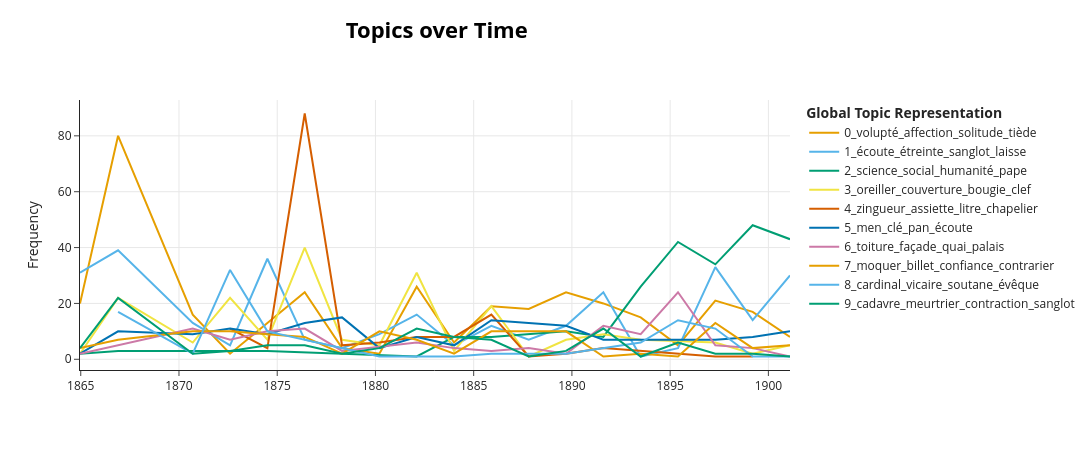

Notebook code cell kept with this figure:
### Code cell
# Récupération de la dimension temporelle
timestamps = df['annee'].tolist()

# Génération des topics dans le temps
topics_over_time = topic_model.topics_over_time(
    df['texte_nettoye'].tolist(), 
    timestamps, 
    nr_bins=20 # Optionnel : à ajuster selon le nombre d'années distinctes de ton corpus
)

# Visualisation interactive de l'évolution des 10 premiers topics
topic_model.visualize_topics_over_time(topics_over_time, top_n_topics=10)

### Figure 1 — Plotly figure (JSON) as saved in the notebook; plotly's stock layout.template omitted (floating-point values rounded to 4 significant figures)
{"data": [{"hoverinfo": "text", "hovertext": ["<b>Topic 0</b><br>Words: mission, dévouement, solitude, affection, tâche", "<b>Topic 0</b><br>Words: nerf, noiraud, volupté, affection, effroi", "<b>Topic 0</b><br>Words: calèche, volupté, tant, complice, langueur", "<b>Topic 0</b><br>Words: pêche, groseille, cerise, poire, trapu", "<b>Topic 0</b><br>Words: lis, cueillir, prairie, chat, canard", "<b>Topic 0</b><br>Words: tousser, deberl, bouillotte, anxiété, anéantissement", "<b>Topic 0</b><br>Words: catin, odieux, landau, restaurant, engueuler", "<b>Topic 0</b><br>Words: réconciliation, mardi, répugnance, cuisinière, dépaysé", "<b>Topic 0</b><br>Words: affection, bougie, fiévreux, maladie, volet", "<b>Topic 0</b><br>Words: chandelle, sorbier, goyot, échelon, fosse", "<b>Topic 0</b><br>Words: peinture, pont, camaraderie, flèche, avenue", "<b>Topic 0</b><br>Words: monseigneur, cathédrale, aiguille, péché, serment", "<b>Topic 0</b><br>Words: tunnel, meurtre, banque, haie, tiède", "<b>Topic 0</b><br>Words: dossier, hérédité, psyché, apen, pendule", "<b>Topic 0</b><br>Words: maladie, guérie, bouillon, adorable, seigneur", "<b>Topic 0</b><br>Words: soif, ambassade, surhumain, messe, vertige", "<b>Topic 0</b><br>Words: maternité, opération, solitude, opérer, empoisonner", "<b>Topic 0</b><br>Words: couple, halle, allégresse, âgé, roche", "<b>Topic 0</b><br>Words: servage, ajourner, conformer, sensualité, culte"], "marker": {"color": "#E69F00"}, "mode": "lines", "name": "0_volupté_affection_solitude_tiède", "type": "scatter", "x": [1865.0, 1867.0, 1871.0, 1873.0, 1874.0, 1876.0, 1878.0, 1880.0, 1882.0, 1884.0, 1886.0, 1888.0, 1890.0, 1892.0, 1894.0, 1895.0, 1897.0, 1899.0, 1901.0], "y": [20, 80, 16, 2, 13, 24, 4, 2, 26, 6, 19, 18, 24, 20, 15, 5, 21, 17, 8]}, {"hoverinfo": "text", "hovertext": ["<b>Topic 1</b><br>Words: mourant, apaisement, infâme, cruel, infamie", "<b>Topic 1</b><br>Words: étreinte, cruel, bohémien, passé, lâcheté", "<b>Topic 1</b><br>Words: tant, coupé, étreinte, moulin, tocsin", "<b>Topic 1</b><br>Words: resserre, supposer, poule, héritage, légume", "<b>Topic 1</b><br>Words: écoute, parterre, parfum, feuillage, alcôve", "<b>Topic 1</b><br>Words: baisa, bouché, content, sanglot, ronfler", "<b>Topic 1</b><br>Words: diamant, ronflement, partage, accouder, écoute", "<b>Topic 1</b><br>Words: rater, paroissien, gaz, marié, gifle", "<b>Topic 1</b><br>Words: veu, étreinte, angine, toux, fanfaronnade", "<b>Topic 1</b><br>Words: injustice, écoute, cage, maheude, brocanteur", "<b>Topic 1</b><br>Words: tableau, peinture, échelle, maudire, pose", "<b>Topic 1</b><br>Words: punition, soumettre, empourprer, vitrail, broderie", "<b>Topic 1</b><br>Words: chéri, écoute, embrasse, bague, oubli", "<b>Topic 1</b><br>Words: renvoyer, chéri, écoute, tai, étreinte", "<b>Topic 1</b><br>Words: prescience, secours, égarement, agenouiller, massue", "<b>Topic 1</b><br>Words: vien, décor, patrie, population, laisse", "<b>Topic 1</b><br>Words: étreinte, chéri, tâche, veu, néant", "<b>Topic 1</b><br>Words: étreinte, écoute, abîme, sacrifice, immonde", "<b>Topic 1</b><br>Words: poison, erreur, petite, rupture, torturer"], "marker": {"color": "#56B4E9"}, "mode": "lines", "name": "1_écoute_étreinte_sanglot_laisse", "type": "scatter", "x": [1865.0, 1867.0, 1871.0, 1873.0, 1874.0, 1876.0, 1878.0, 1880.0, 1882.0, 1884.0, 1886.0, 1888.0, 1890.0, 1892.0, 1894.0, 1895.0, 1897.0, 1899.0, 1901.0], "y": [31, 39, 13, 5, 36, 7, 4, 9, 16, 5, 12, 7, 12, 24, 1, 4, 33, 14, 30]}, {"hoverinfo": "text", "hovertext": ["<b>Topic 2</b><br>Words: poète, fée, opposition, liberté, discours", "<b>Topic 2</b><br>Words: conservateur, journalisme, corporation, élément, négociant", "<b>Topic 2</b><br>Words: aspiration, liberté, volume, situer, république", "<b>Topic 2</b><br>Words: tribune, parlement, rapporteur, suffrage, prêtrise", "<b>Topic 2</b><br>Words: thèse, juvénile, maturité, déraisonnable, pessimisme", "<b>Topic 2</b><br>Words: maheude, coron, grève, fosse, mineur", "<b>Topic 2</b><br>Words: impôt, roi, seigneur, famine, propriété", "<b>Topic 2</b><br>Words: capital, spéculation, cité, humanité, toux", "<b>Topic 2</b><br>Words: sein, humanité, science, piqûre, cité", "<b>Topic 2</b><br>Words: guérison, science, certificat, constater, divin", "<b>Topic 2</b><br>Words: pape, science, catholique, catholicisme, socialisme", "<b>Topic 2</b><br>Words: science, social, loi, universel, catholicisme", "<b>Topic 2</b><br>Words: salariat, social, humanité, richesse, association", "<b>Topic 2</b><br>Words: instituteur, enseignement, primaire, classe, élève"], "marker": {"color": "#009E73"}, "mode": "lines", "name": "2_science_social_humanité_pape", "type": "scatter", "x": [1865.0, 1867.0, 1871.0, 1874.0, 1882.0, 1884.0, 1886.0, 1890.0, 1892.0, 1894.0, 1895.0, 1897.0, 1899.0, 1901.0], "y": [2, 3, 3, 3, 1, 8, 8, 10, 8, 26, 42, 34, 48, 43]}, {"hoverinfo": "text", "hovertext": ["<b>Topic 3</b><br>Words: orphelin, lycée, délacer, embarrassant, adoptif", "<b>Topic 3</b><br>Words: cabriolet, clef, anxiété, nourrice, couverture", "<b>Topic 3</b><br>Words: aiguille, lunette, tricoter, pupitre, tant", "<b>Topic 3</b><br>Words: terrasse, clef, oreiller, déménagement, piquet", "<b>Topic 3</b><br>Words: colonel, boudoir, comtesse, duvet, délire", "<b>Topic 3</b><br>Words: couverture, oreiller, châle, chéri, accès", "<b>Topic 3</b><br>Words: comtesse, valse, oreiller, tenture, siège", "<b>Topic 3</b><br>Words: conjugal, corset, cordon, empoigner, délacer", "<b>Topic 3</b><br>Words: accouchée, corridor, bougie, oreiller, maladie", "<b>Topic 3</b><br>Words: chocolat, brioche, ronflement, reproche, attrape", "<b>Topic 3</b><br>Words: oreiller, matelas, sursaut, bougie, hurler", "<b>Topic 3</b><br>Words: col, guimpe, manchette, bourrasque, ortie", "<b>Topic 3</b><br>Words: montre, dévêtir, bougie, voleur, clef", "<b>Topic 3</b><br>Words: oreiller, bijou, clef, tiroir, dossier", "<b>Topic 3</b><br>Words: guérie, guérison, directrice, matelas, procession", "<b>Topic 3</b><br>Words: couvent, laisse, candide, oreiller, cloison", "<b>Topic 3</b><br>Words: démence, rectitude, salarié, lien, alangui", "<b>Topic 3</b><br>Words: volet, rôdeur, verrou, modèle, bougie"], "marker": {"color": "#F0E442"}, "mode": "lines", "name": "3_oreiller_couverture_bougie_clef", "type": "scatter", "x": [1865.0, 1867.0, 1871.0, 1873.0, 1874.0, 1876.0, 1878.0, 1880.0, 1882.0, 1884.0, 1886.0, 1888.0, 1890.0, 1892.0, 1894.0, 1897.0, 1899.0, 1901.0], "y": [2, 22, 6, 22, 7, 40, 7, 5, 31, 3, 19, 1, 7, 9, 7, 6, 2, 5]}, {"hoverinfo": "text", "hovertext": ["<b>Topic 4</b><br>Words: boudin, charcutier, charcuterie, marmite, saucisse", "<b>Topic 4</b><br>Words: assiette, escabeau, soupe, servant, olivier", "<b>Topic 4</b><br>Words: zingueur, chapelier, blanchisseur, litre, assiette", "<b>Topic 4</b><br>Words: vertu, rôti, boulevard, calotte, style", "<b>Topic 4</b><br>Words: éplucher, ridicule, fiche, charbonnier, gigot", "<b>Topic 4</b><br>Words: symphonie, subvention, préfet, direction, tiroir", "<b>Topic 4</b><br>Words: maheude, fromage, pomme, soupe, mineur", "<b>Topic 4</b><br>Words: litre, soûl, viande, oie, vigne", "<b>Topic 4</b><br>Words: cathédrale, légende, repousse, gouverneur, églantier", "<b>Topic 4</b><br>Words: logement, buraliste, veuf, chauffeur, fromage", "<b>Topic 4</b><br>Words: escouade, gamelle, oie, ficelle, portion", "<b>Topic 4</b><br>Words: nourrice, chlorose, trois, nourricier, dandinement", "<b>Topic 4</b><br>Words: lacer, maraudeur, antre, agile, épicerie"], "marker": {"color": "#D55E00"}, "mode": "lines", "name": "4_zingueur_assiette_litre_chapelier", "type": "scatter", "x": [1873.0, 1874.0, 1876.0, 1878.0, 1880.0, 1882.0, 1884.0, 1886.0, 1888.0, 1890.0, 1892.0, 1897.0, 1899.0], "y": [11, 4, 88, 5, 6, 8, 8, 16, 1, 2, 4, 1, 1]}, {"hoverinfo": "text", "hovertext": ["<b>Topic 5</b><br>Words: union, souiller, dision, tutoyant, causeur", "<b>Topic 5</b><br>Words: tai, portefaix, infamie, charron, mercier", "<b>Topic 5</b><br>Words: cigare, bal, perron, belle, mondaine", "<b>Topic 5</b><br>Words: charcutier, écharpe, gardien, architecte, pot", "<b>Topic 5</b><br>Words: cabriolet, fétide, balbutia, malhonnête, terrine", "<b>Topic 5</b><br>Words: pan, louchon, anisette, battoir, zingueur", "<b>Topic 5</b><br>Words: toquade, vipère, sole, gentillesse, saler", "<b>Topic 5</b><br>Words: embêtement, carton, enlaidir, aplati, chéri", "<b>Topic 5</b><br>Words: timbale, signifier, exploitation, récompenser, appareil", "<b>Topic 5</b><br>Words: deneulin, pierronne, grisou, galant, renvoyer", "<b>Topic 5</b><br>Words: men, fiche, raidie, vacher, blé", "<b>Topic 5</b><br>Words: tant, drogue, flore, garce, caser", "<b>Topic 5</b><br>Words: landau, juin, broussaille, écoute, dangereux", "<b>Topic 5</b><br>Words: men, reprocher, reproche, caprice, élevé", "<b>Topic 5</b><br>Words: clé, saute, ébouriffé, saleté, écoute", "<b>Topic 5</b><br>Words: désapprouver, instituteur, pense, chéri, exception"], "marker": {"color": "#0072B2"}, "mode": "lines", "name": "5_men_clé_pan_écoute", "type": "scatter", "x": [1865.0, 1867.0, 1871.0, 1873.0, 1874.0, 1876.0, 1878.0, 1880.0, 1882.0, 1884.0, 1886.0, 1890.0, 1892.0, 1897.0, 1899.0, 1901.0], "y": [2, 10, 9, 11, 9, 13, 15, 4, 8, 5, 14, 12, 7, 7, 8, 10]}, {"hoverinfo": "text", "hovertext": ["<b>Topic 6</b><br>Words: plaine, étouffant, vallon, aspect, âcre", "<b>Topic 6</b><br>Words: dalle, vitrage, creuser, vitre, cuivré", "<b>Topic 6</b><br>Words: muraille, esplanade, rampe, façade, toit", "<b>Topic 6</b><br>Words: pavillon, marée, camion, beurre, toiture", "<b>Topic 6</b><br>Words: nef, branche, quai, vallée, colline", "<b>Topic 6</b><br>Words: rive, nuage, toiture, fleuve, façade", "<b>Topic 6</b><br>Words: satin, reine, guérite, mât, poteau", "<b>Topic 6</b><br>Words: étoffe, bannière, galerie, suspendre, calicot", "<b>Topic 6</b><br>Words: canal, marais, rase, houille, plaine", "<b>Topic 6</b><br>Words: quai, coupole, arche, boule, rive", "<b>Topic 6</b><br>Words: monseigneur, abside, monstre, grille, évêché", "<b>Topic 6</b><br>Words: cube, drapeau, vendredi, hérisser, aperçu", "<b>Topic 6</b><br>Words: aire, pont, incendier, berge, colonne", "<b>Topic 6</b><br>Words: bannière, nef, cierge, colline, travée", "<b>Topic 6</b><br>Words: palais, façade, fleuve, dôme, portique", "<b>Topic 6</b><br>Words: galoper, avenue, carrefour, esplanade, frauder", "<b>Topic 6</b><br>Words: câble, jet, étincelle, halle, bluet", "<b>Topic 6</b><br>Words: aristocratique, idole, drapeau, palpitant, domaine"], "marker": {"color": "#CC79A7"}, "mode": "lines", "name": "6_toiture_façade_quai_palais", "type": "scatter", "x": [1865.0, 1867.0, 1871.0, 1873.0, 1874.0, 1876.0, 1878.0, 1882.0, 1884.0, 1886.0, 1888.0, 1890.0, 1892.0, 1894.0, 1895.0, 1897.0, 1899.0, 1901.0], "y": [2, 5, 11, 7, 10, 11, 3, 6, 4, 3, 4, 2, 12, 9, 24, 5, 4, 1]}, {"hoverinfo": "text", "hovertext": ["<b>Topic 7</b><br>Words: adorable, chiffrer, effraya, emplette, raillerie", "<b>Topic 7</b><br>Words: armateur, remboursement, évasion, ceinture, acquitter", "<b>Topic 7</b><br>Words: bijou, aigrette, mairie, prix, dette", "<b>Topic 7</b><br>Words: poissonnière, sole, locataire, cuisinière, poire", "<b>Topic 7</b><br>Words: malle, paillette, chasuble, lapin, convoi", "<b>Topic 7</b><br>Words: forgeron, seau, contrarier, répondit, baquet", "<b>Topic 7</b><br>Words: pouliche, balayage, louis, pesage, bookmaker", "<b>Topic 7</b><br>Words: crin, fichu, verrou, bœuf, doter", "<b>Topic 7</b><br>Words: bonsoir, secrétaire, dépouiller, préoccuper, calcul", "<b>Topic 7</b><br>Words: terri, hiérarchique, recoller, fiche, bêcher", "<b>Topic 7</b><br>Words: tableau, talent, décoller, modèle, poêle", "<b>Topic 7</b><br>Words: baissier, confiance, joueur, utile, embarras", "<b>Topic 7</b><br>Words: blessa, économie, jetât, éplucher, stupéfier", "<b>Topic 7</b><br>Words: affligé, consolée, nauséabond, étouffé, arrachement", "<b>Topic 7</b><br>Words: bagage, demie, reverdir, desserte, incroyant", "<b>Topic 7</b><br>Words: enceint, cuisinière, prison, meneur, terroriser", "<b>Topic 7</b><br>Words: automobile, stupide, émotionnait, confidence, nostalgie", "<b>Topic 7</b><br>Words: instituteur, secourir, pénitent, catholique, connaissance"], "marker": {"color": "#E69F00"}, "mode": "lines", "name": "7_moquer_billet_confiance_contrarier", "type": "scatter", "x": [1865.0, 1867.0, 1871.0, 1873.0, 1874.0, 1876.0, 1878.0, 1880.0, 1882.0, 1884.0, 1886.0, 1890.0, 1892.0, 1894.0, 1895.0, 1897.0, 1899.0, 1901.0], "y": [4, 7, 10, 10, 9, 8, 2, 10, 7, 2, 10, 10, 1, 2, 1, 13, 4, 5]}, {"hoverinfo": "text", "hovertext": ["<b>Topic 8</b><br>Words: notaire, armateur, paroissien, propriétaire, portefaix", "<b>Topic 8</b><br>Words: divan, véhément, larmoyer, moelleux, entonner", "<b>Topic 8</b><br>Words: vicaire, préfet, évêque, préfecture, diocèse", "<b>Topic 8</b><br>Words: démission, tuile, curer, sécher, cardinal", "<b>Topic 8</b><br>Words: omnibus, dispenser, détendu, inextricable, griller", "<b>Topic 8</b><br>Words: boule, prospectus, minouche, affaibli, griffe", "<b>Topic 8</b><br>Words: grève, régisseur, dessert, copieux, atterrer", "<b>Topic 8</b><br>Words: simplicité, palette, chevalet, infect, parrain", "<b>Topic 8</b><br>Words: article, numéro, probité, publier, spécial", "<b>Topic 8</b><br>Words: pèlerin, hospitalier, hôtelier, loger, vicaire", "<b>Topic 8</b><br>Words: cardinal, vicomte, jésuite, soutane, pèlerinage", "<b>Topic 8</b><br>Words: admission, asile, professorat, baron, séance", "<b>Topic 8</b><br>Words: palier, labyrinthe, grimpant, rentre, fourneau", "<b>Topic 8</b><br>Words: programme, classe, indiscipliné, inspecteur, sagesse"], "marker": {"color": "#56B4E9"}, "mode": "lines", "name": "8_cardinal_vicaire_soutane_évêque", "type": "scatter", "x": [1867.0, 1871.0, 1873.0, 1874.0, 1880.0, 1882.0, 1884.0, 1886.0, 1890.0, 1894.0, 1895.0, 1897.0, 1899.0, 1901.0], "y": [17, 2, 32, 10, 1, 1, 1, 2, 2, 6, 14, 11, 1, 1]}, {"hoverinfo": "text", "hovertext": ["<b>Topic 9</b><br>Words: cadavre, effroi, bougie, toux, découverte", "<b>Topic 9</b><br>Words: meurtrier, morsure, barque, portrait, victime", "<b>Topic 9</b><br>Words: violer, chaume, trouée, drapeau, confu", "<b>Topic 9</b><br>Words: gardien, tulette, meurtrir, scander, douillette", "<b>Topic 9</b><br>Words: cravache, verset, calicot, baigner, brèche", "<b>Topic 9</b><br>Words: rat, gorgée, boule, interne, maille", "<b>Topic 9</b><br>Words: chambellan, cracher, treillis, ciselure, gâteux", "<b>Topic 9</b><br>Words: fesse, salaud, dandiner, cochon, tousser", "<b>Topic 9</b><br>Words: contraction, broyer, délivre, cordon, peignoir", "<b>Topic 9</b><br>Words: gendarme, brûlé, baïonnette, velu, dégel", "<b>Topic 9</b><br>Words: veau, lamentation, lanterne, huile, cuisse", "<b>Topic 9</b><br>Words: bleuissement, églantier, gaze, souche, désespérément", "<b>Topic 9</b><br>Words: éclabousser, ruisseler, terrifier, rabatteur, victime", "<b>Topic 9</b><br>Words: roi, expirer, gravure, blessé, veine", "<b>Topic 9</b><br>Words: aiguille, ulcère, sanglote, hurla, cadran", "<b>Topic 9</b><br>Words: figue, cardinal, poule, bec, panier", "<b>Topic 9</b><br>Words: roule, pleure, brique, tonsure, forêt", "<b>Topic 9</b><br>Words: garce, délirant, salope, broyer, fauve", "<b>Topic 9</b><br>Words: élève, mai, travée, dépolir, classe"], "marker": {"color": "#009E73"}, "mode": "lines", "name": "9_cadavre_meurtrier_contraction_sanglot", "type": "scatter", "x": [1865.0, 1867.0, 1871.0, 1873.0, 1874.0, 1876.0, 1878.0, 1880.0, 1882.0, 1884.0, 1886.0, 1888.0, 1890.0, 1892.0, 1894.0, 1895.0, 1897.0, 1899.0, 1901.0], "y": [4, 22, 2, 3, 5, 5, 2, 4, 11, 8, 7, 1, 3, 11, 1, 6, 2, 2, 1]}], "layout": {"height": 450, "hoverlabel": {"bgcolor": "white", "font": {"family": "Rockwell", "size": 16}}, "legend": {"title": {"text": "<b>Global Topic Representation"}}, "title": {"font": {"color": "Black", "size": 22}, "text": "<b>Topics over Time</b>", "x": 0.4, "xanchor": "center", "y": 0.95, "yanchor": "top"}, "width": 1250, "xaxis": {"showgrid": true}, "yaxis": {"showgrid": true, "title": {"text": "Frequency"}}}}
